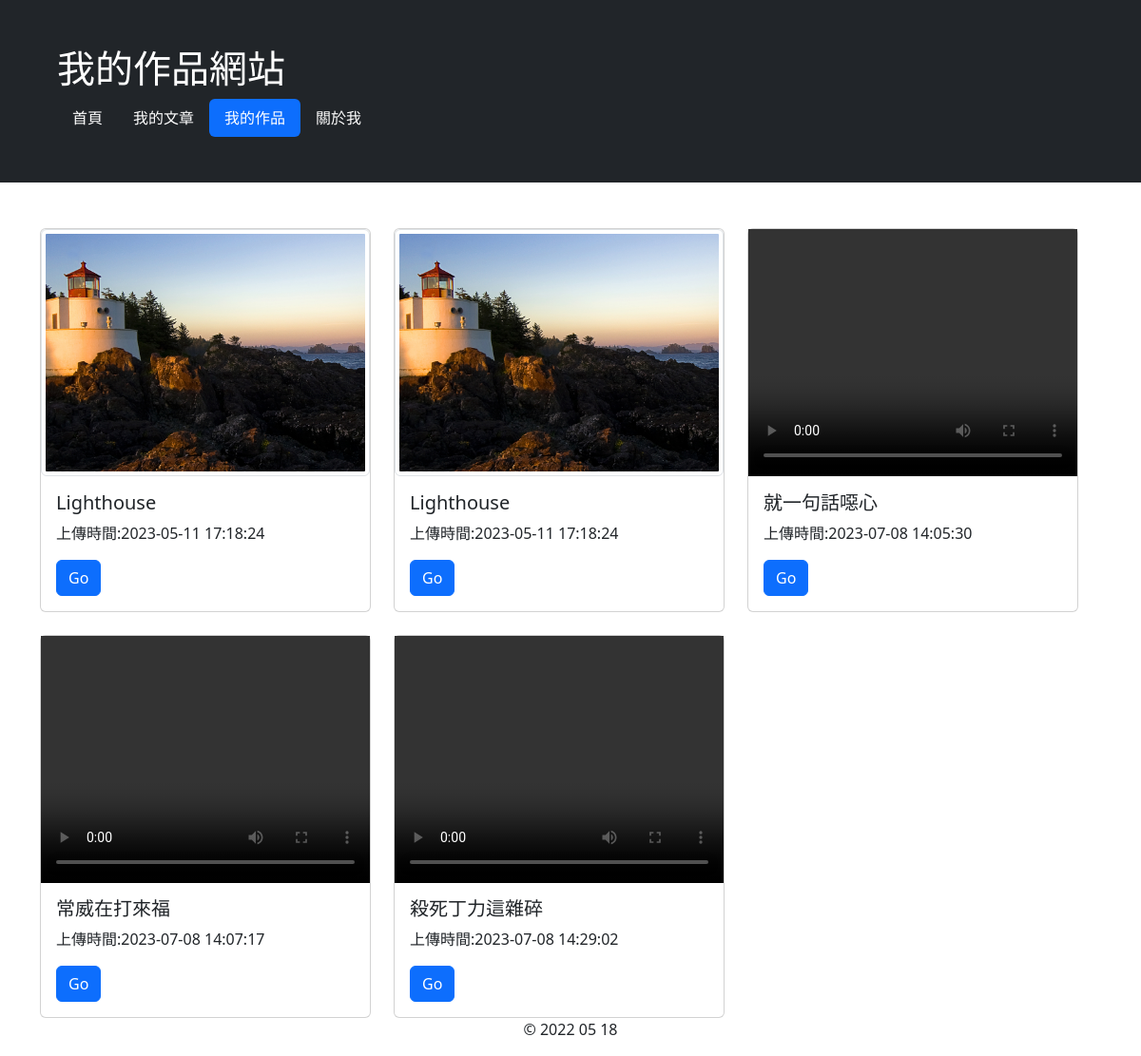
The app's page /work_list.php with its own data.
### tables this page shows
CREATE TABLE `works` (
  `id` int(11) NOT NULL COMMENT '作品id',
  `intro` text NOT NULL COMMENT '簡介',
  `image_path` varchar(255) DEFAULT NULL COMMENT '圖片路徑',
  `video_path` varchar(255) DEFAULT NULL COMMENT '影片路徑',
  `publish` tinyint(1) NOT NULL COMMENT '是否發佈',
  `upload_date` datetime NOT NULL COMMENT '上傳時間',
  `modify_date` datetime DEFAULT NULL COMMENT 'modify_date',
  `creater_id` int(11) DEFAULT '1' COMMENT '建立者id'
);

### php/functions.php (called while the page is built, shortened)
<?php
function get_publish_work(){
    $link = $GLOBALS['link'];
    $datas = array();
    $sql = "SELECT * FROM `works` WHERE `publish` = 1 ;" ;
    $result = mysqli_query($link, $sql);
    if( mysqli_num_rows($result) > 0 ) {
        while( $row = mysqli_fetch_assoc($result) ){
           $datas[] = $row;
        }
    }else{
        echo "0 result";
    }
    return $datas;
}
?>

### work_list.php (the view, shortened to what this page needs)
<?php
	require_once "./php/functions.php";
	$all_work = get_publish_work();
?>
<!DOCTYPE html>
<html>
<head>
	<link rel="stylesheet" type="text/css" href="./css/bootstrap.min.css">
	<link rel="stylesheet" type="text/css" href="./css/style.css">
</head>
<body>
<div class="p-5 bg-dark text-white ">
	<div class="container">
	  <div class="row">
		<div class="col-xs-12">
			<h1 class="text-left">我的作品網站</h1>
			<ul class="nav nav-pills">
			  <li class="nav-item">
			    <a class="nav-link text-white " href="index.php">首頁</a>
			  </li>
			  <li class="nav-item">
			    <a class="nav-link text-white" href="article_list.php">我的文章</a>
			  </li>
			  <li class="nav-item">
			    <a class="nav-link text-white active" href="work_list.php">我的作品</a>
			  </li>
			  <li class="nav-item">
			    <a class="nav-link text-white" href="about.php">關於我</a>
			  </li>
			</ul>
	    </div>
	  </div>
	</div>
</div>
<div class="content">
	<div class="container">
	  <div class="row">
			<?php if($all_work): ?>
					<div class="row row-cols-1 row-cols-md-3 g-4">
						<?php foreach($all_work as $work):?>
									  <div class="col">
									    <div class="card **border-0 p-0**">
									    	<?php if($work['video_path']): ?>
									    		<div class="ratio ratio-4x3">
												<video  controls>
												  <source src="<?php echo $work['video_path']; ?>" type="video/mp4">
												</video>
												</div>
								    		<?php else:?>
								    			<div class="ratio ratio-4x3">
								    				<img src="<?php echo $work['image_path']; ?>" class="img-thumbnail" alt="...">
								    			</div>
							    			<?php endif;?>
												<div class="card-body">
													<h5 class="card-title"><?php echo $work['intro']; ?></h5>
													<p class="card-text">上傳時間:<?php echo $work['upload_date']; ?></p>
													<a href="work.php?w=<?php  echo $work['id']; ?>" class="btn btn-primary">Go</a>
												</div>
									    </div>
									  </div>
						<?php endforeach;?>
					</div>
			<?php else: ?>
					<h1>no data</h1>
			<?php endif; ?>
	  </div>
	</div>
</div>
<div class="footer">
	<div class="container">
	  <div class="row">
		<div class="col-xs-12">
			<p class="text-center" role="alert">
			 &copy; 2022 05 18
			</p>
	    </div>
	  </div>
	</div>
</div>
</body>
</html>

### css/style.css (style rules this page uses)
div.content { min-height: 300px; }

### records on screen
works: image_path (picture), intro "Lighthouse", upload_date "2023-05-11 17:18:24"
works: image_path (picture), intro "Lighthouse", upload_date "2023-05-11 17:18:24"
works: intro "就一句話噁心", upload_date "2023-07-08 14:05:30"
works: intro "常威在打來福", upload_date "2023-07-08 14:07:17"
works: intro "殺死丁力這雜碎", upload_date "2023-07-08 14:29:02"
